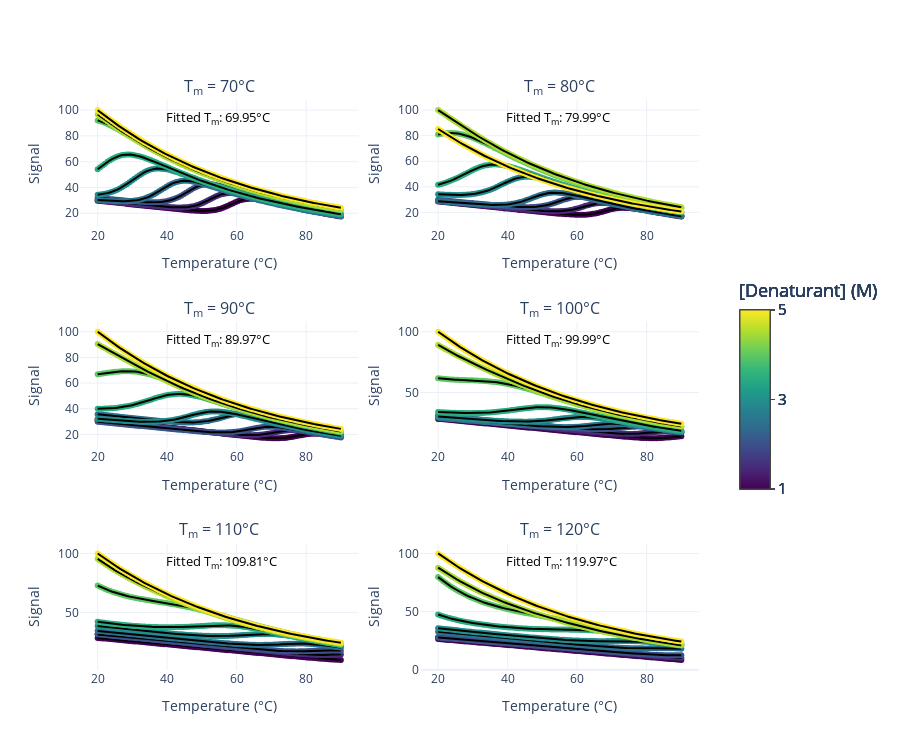

The code cell stored with this chart in its notebook:
### Code cell
n_plots = len(Tms)
n_cols = 2
n_rows = int(np.ceil(n_plots / n_cols))

fig = make_subplots(
    rows=n_rows,
    cols=n_cols,
    subplot_titles=[f'T<sub>m</sub> = {Tm}°C' for Tm in Tms]
)

plot_config = PlotConfig()
plot_config.line_width = 2
plot_config.marker_size = 6

for i, Tm in enumerate(Tms):

    pychem_sim = pychem_sims_lst[i]

    # create the plotly figure for this simulation (temporary)

    tmp_fig = pychem.plot_unfolding(pychem_sim,plot_config=plot_config)

    params = pychem_sim.params_df
    fitted_Tm = params.iloc[0, 1]

    row = i // n_cols + 1
    col = i % n_cols + 1

    # Copy all traces into the subplot (once)
    for trace in tmp_fig.data:
        fig.add_trace(trace, row=row, col=col)

    # Add an annotation inside the subplot showing the fitted Tm
    axis_index = i + 1
    # Plotly expects 'x domain'/'y domain' (no '1') for the first axis; for others use 'xN domain'
    if axis_index == 1:
        xref = 'x domain'
        yref = 'y domain'
    else:
        xref = f'x{axis_index} domain'
        yref = f'y{axis_index} domain'

    fig.add_annotation(
        x=0.3,
        y=0.95,
        xref=xref,
        yref=yref,
        text=f'Fitted T<sub>m</sub>: {fitted_Tm:.2f}°C',
        showarrow=False,
        align='left',
        font=dict(size=13, color='black')
    )

# Optional layout tweaks
fig.update_layout(
    height=250 * n_rows,
    width=900,
    showlegend=False
)

fig.update_layout(
    template="plotly_white",
    paper_bgcolor="white",
    plot_bgcolor="white"
)

fig.update_xaxes(title_text="Temperature (°C)")
fig.update_yaxes(title_text="Signal")
fig.show()
fig.write_image("2_evaluate_Tm_fitting.png", scale=2)
